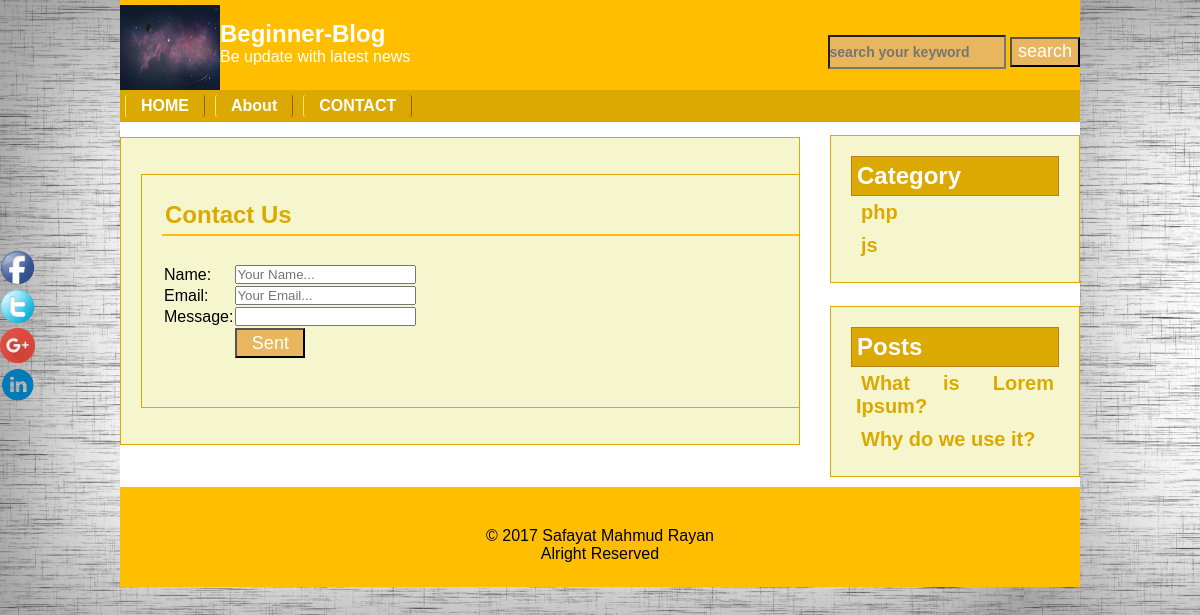
The page /contact.php on the database its author committed.
### tables this page shows
CREATE TABLE `tbl_social` (
  `id` int NOT NULL,
  `facebook` varchar(256) NOT NULL,
  `linkdin` varchar(256) NOT NULL,
  `google` varchar(256) NOT NULL,
  `twitter` varchar(256) NOT NULL
);

CREATE TABLE `tbl_title` (
  `id` int NOT NULL,
  `title` varchar(1024) NOT NULL,
  `slogan` varchar(1024) NOT NULL,
  `logo` varchar(256) NOT NULL
);

CREATE TABLE `tbl_page` (
  `id` int NOT NULL,
  `name` varchar(256) NOT NULL,
  `body` text NOT NULL
);

CREATE TABLE `tbl_cat` (
  `id` int NOT NULL,
  `name` varchar(256) NOT NULL
);

CREATE TABLE `tbl_post` (
  `id` int NOT NULL,
  `cat` int NOT NULL,
  `title` varchar(256) NOT NULL,
  `body` text NOT NULL,
  `image` varchar(256) NOT NULL,
  `author` varchar(256) NOT NULL,
  `tags` varchar(256) NOT NULL,
  `UserId` int NOT NULL,
  `date` timestamp NOT NULL DEFAULT CURRENT_TIMESTAMP
);

CREATE TABLE `tbl_copy` (
  `id` int NOT NULL,
  `copy` varchar(256) NOT NULL
);

### lib/database.php (called while the page is built, shortened)
<?php
class database{
	public $host   = host;
	public $user   = user;
	public $pass   = pass;
	public $dbname = dbname;
	public $link;
	public function connect(){
		$this->link = new mysqli($this->host,$this->user,$this->pass,$this->dbname);
	}
	public function select($query){
		$result = $this->link->query($query) or die($this->link->error.__LINE__);
	if($result->num_rows > 0){
		return $result;
	}else{
		return false;
	}
	}
}
?>

### inc/side.php (the view)
</div>
<div class="side-cont template">
    <div class="side">
       <h2>Category</h2>
       <p> <ul>
        <?php $query = "select * from tbl_cat";
            $result = $db->select($query);
            if($result){
            while($value = $result->fetch_assoc()){
        ?>
	   <li>
	   <a href="category.php?id=<?= $value['id']; ?>"><?= $value['name']; ?></a>
	   </li>
		<?php }} ?>
	   </ul></p>
    </div></div>
    <div class="side">
 <div class="side-cont template">
    <div class="side">
       <h2>Posts</h2>
        <p> <ul>
            <?php $query = "select * from tbl_post";
                    $result = $db->select($query);
                    if($result){
                        while($value = $result->fetch_assoc()){
                    ?>
                    <li>
                        <a href="post.php?id=<?= $value['id']; ?>"><?= $value['title']; ?></a>
                    </li>
                <?php }} ?>
        </ul></p>
</div>
    </div>
</div>

### inc/header.php (shortened to what this page needs)
<?php include"lib/database.php";?>
<?php $db = new database(); ?>
<!DOCTYPE HTML>
<html>
<head>
     <link rel="stylesheet" type="text/css" href="css/blog.css">
</head>
<html>
	<head>
       <link rel="stylesheet" type="text/css" href="css/blog.css">
	</head>
	<body background="<img src='image/background.png'>">
    <div class="social-secx">
        <?php
            $query = "select * from tbl_social where id = '1'";
            $result = $db->select($query);
            if($result){
            while($value = $result->fetch_assoc()){
        ?>
		     <a href="<?php echo $value['facebook'];?>"><img src="admin/upload/facebook.png" alt="logo"style="height:35px;width:35px;"></a>
             <a href="<?php echo $value['twitter'];?>"><img src="admin/upload/twitter.png" alt="logo"style="height:35px;width:35px;"></a>
             <a href="<?php echo $value['google'];?>"><img src="admin/upload/google.png" alt="logo"style="height:35px;width:35px;"></a>
             <a href="<?php echo $value['linkdin'];?>"><img src="admin/upload/linked.png" alt="logo" style="height:35px;width:35px;"></a>
        <?php }} ?>
     </div>
	<div class="template">
    <header class="head-sec template">
        <div id="logo-sec">
            <?php
            $query = "select * from tbl_title where id = '1'";
            $result = $db->select($query);
            if($result){
            while($value = $result->fetch_assoc()){
            ?>
           <img src="admin/upload/<?php echo $value['logo'];?>">
           <h2><?php echo $value['title'];?></h2>
           <p><?php echo $value['slogan'];?></p>
            <?php }} ?>
        </div>
		<div id="social-sec">
		<form action="search.php" method="get">
		<input type="text" name="search" placeholder="search your keyword">
		<input type="submit" name="submit" value="search">
		</form>
        </div>
    </header>
    <nav class="nav-sec template">
            <ul>
               <li><a href="index.php">HOME</a></li>
                <?php $query = "select * from tbl_page";
                $result = $db->select($query);
                if($result){
                    while($value = $result->fetch_assoc()){
                        ?>
                        <li><a href="page.php?pageid=<?php echo $value['id'];?>"><?php echo $value['name'];?></a></li>
                    <?php } } ?>
               <li><a href="contact.php">CONTACT</a></li>
            </ul>
    </nav>
    <div class="cont-sec template">
	 <div class="main-cont template">

### inc/footer.php
    <div class="footer-sec template">
        <?php
        $query = "select * from tbl_copy where id='1'";
        $result = $db->select($query);
        if($result){
        while($svalue = $result->fetch_assoc()){
        ?>
          <?= $svalue['copy'] ?>
        <?php }} ?>
    </div>
    </div>
	</body>
</html>

### css/blog.css (style rules this page uses)
* { margin:0; padding:0; outline:0; }
body { font-size:16px;white line-height:23px; font-family:arial; background-image:url("image/background.png"); }
.template, #template { width:960px; overflow:hidden; margin:0 auto; }
.social-secx { width: 20px; position:fixed; margin-top:250px; display:block; }
.head-sec { background: #FFBF00; height: 90px; }
#logo-sec { float: left; width: 530px; margin-top: 5px; }
#logo-sec img { height:100px; width:100px; float:left; }
#logo-sec h2 { padding-top: 15; margin-bottom: 11; color: #fff; font-size: 33; padding: 0px; padding-top: 15px; }
#logo-sec p { color: #fff; font-size: 16; }
#social-sec { float: right; padding-top: 15; }
.nav-sec { background: #DBA901; }
.nav-sec ul { margin:0; padding:0; list-style:none; }
.nav-sec ul li { display:block; float:left; }
.nav-sec ul li a { background: #DBA901; color: #fff; border-radius: 3px; font-size: 20px; font-weight: bold; padding: 2px 15px; margin: 5px; text-decoration: none; display: block; font-size: 16px; border-left: 1px solid #F0F061; border-right: 1px solid #8D5B00; }
.cont-sec { background: white; width: 960px; }
.main-cont { background: #F5F6CE; width: 638px; float: left; margin: 15px 15px 15px 0; padding: 21px 20px; border: 1px solid #DBA901; min-height:190px; display:block; }
.side-cont { background: #F5F6CE; width: 208px; float: right; border: 1px solid #DBA901; margin: 15 0px 15px 15px; padding: 20px 20px; text-align: justify; margin-top: 13px; margin-bottom: 10px; display:block; }
.side ul li { list-style: none; padding: 5px; color: #DBA901; }
.side ul li a { list-style: none; padding: 5px; color: #DBA901; text-decoration: none; font-weight: bold; font-size: 20px; }
.side h2 { color: #fff; background: #DBA901; padding: 5px; border: 1px solid #B7801c; }
input[type="text"] { background: #E8B65F; height: 30px; width: 174px; margin-top: 35px; color:#fff; font-size:14px; font-weight:bold; }
input[type="submit"] { background: #E8B65F; height: 30px; width: 70px; color: white; font-size: 18px; text-align: center; cursor:pointer; }
.footer-sec { background: #FFBF00; height: 60px; text-align: center; padding-top: 40px; }

### rows shown on the page
tbl_title: logo (picture), title "Beginner-Blog", slogan "Be update with latest news"
tbl_page: name "About"
tbl_cat: name "php"
tbl_cat: name "js"
tbl_post: title "What is Lorem Ipsum?"
tbl_post: title "Why do we use it?"
tbl_copy: copy "© 2017 Safayat Mahmud Rayan Alright Reserved"
